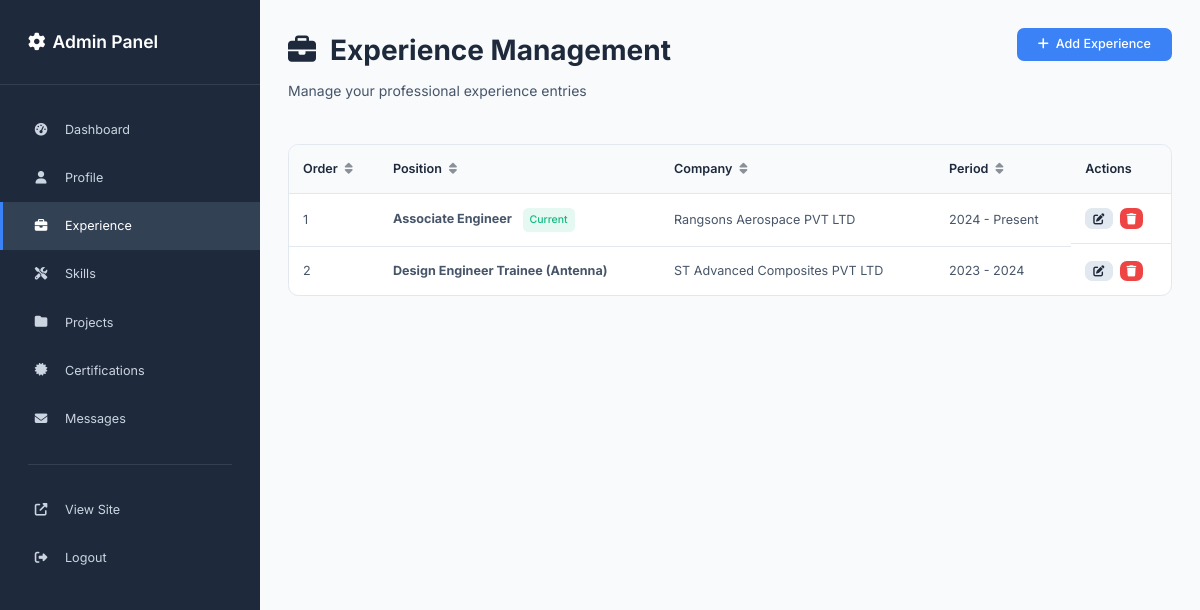
/admin/experiences (signed in), run on the app's committed database.
### app.py (models this page shows)
class Experience(db.Model):
    id = db.Column(db.Integer, primary_key=True)
    job_title = db.Column(db.String(200), nullable=False)
    company = db.Column(db.String(200), nullable=False)
    location = db.Column(db.String(100))
    start_date = db.Column(db.String(50), nullable=False)
    end_date = db.Column(db.String(50))
    is_current = db.Column(db.Boolean, default=False)
    description = db.Column(db.Text)
    responsibilities = db.Column(db.Text)  # JSON string of list
    order_index = db.Column(db.Integer, default=0)
    created_at = db.Column(db.DateTime, default=datetime.utcnow)

### app.py (the view)
@app.route('/admin/experiences')
def admin_experiences():
    if not session.get('is_admin'):
        return redirect(url_for('admin_login'))
    experiences = Experience.query.order_by(Experience.order_index).all()
    return render_template('admin/experiences.html', experiences=experiences)

### templates/admin/experiences.html (shortened to what this page needs)
{% extends "admin/base.html" %}
{% block content %}
<div class="admin-header">
    <div class="header-content">
        <div>
            <h1><i class="fas fa-briefcase"></i> Experience Management</h1>
            <p>Manage your professional experience entries</p>
        </div>
        <a href="{{ url_for('admin_add_experience') }}" class="btn btn-primary">
            <i class="fas fa-plus"></i>
            Add Experience
        </a>
    </div>
</div>
<div class="admin-content">
    {% if experiences %}
    <div class="data-table">
        <table>
            <thead>
                <tr>
                    <th>Order</th>
                    <th>Position</th>
                    <th>Company</th>
                    <th>Period</th>
                    <th>Actions</th>
                </tr>
            </thead>
            <tbody>
                {% for experience in experiences %}
                <tr>
                    <td>{{ experience.order_index }}</td>
                    <td>
                        <strong>{{ experience.job_title }}</strong>
                        {% if experience.is_current %}
                        <span class="badge badge-success">Current</span>
                        {% endif %}
                    </td>
                    <td>{{ experience.company }}</td>
                    <td>
                        {{ experience.start_date }}
                        {% if experience.end_date %} - {{ experience.end_date }}{% elif experience.is_current %} - Present{% endif %}
                    </td>
                    <td class="actions">
                        <a href="{{ url_for('admin_edit_experience', id=experience.id) }}" class="btn btn-sm btn-secondary">
                            <i class="fas fa-edit"></i>
                        </a>
                        <a href="{{ url_for('admin_delete_experience', id=experience.id) }}"
                           class="btn btn-sm btn-danger"
                           onclick="return confirm('Are you sure you want to delete this experience?')">
                            <i class="fas fa-trash"></i>
                        </a>
                    </td>
                </tr>
                {% endfor %}
            </tbody>
        </table>
    </div>
    {% endif %}
</div>
{% endblock %}

### static/css/admin.css (style rules this page uses)
:root { --primary-color: #3b82f6; --primary-dark: #2563eb; --secondary-color: #64748b; --success-color: #10b981; --warning-color: #f59e0b; --danger-color: #ef4444; --admin-bg-primary: #f8fafc; --admin-bg-secondary: #ffffff; --admin-bg-tertiary: #e2e8f0; --admin-text-primary: #1e293b; --admin-text-secondary: #475569; --admin-text-muted: #64748b; --admin-border-color: #e2e8f0; --admin-shadow-color: rgba(0, 0, 0, 0.1); --sidebar-width: 260px; --sidebar-bg: #1e293b; --sidebar-text: #cbd5e1; --sidebar-text-active: #ffffff; --sidebar-hover: #334155; --sidebar-active: var(--primary-color); --font-primary: 'Inter', -apple-system, BlinkMacSystemFont, 'Segoe UI', sans-serif; --spacing-xs: 0.25rem; --spacing-sm: 0.5rem; --spacing-md: 1rem; --spacing-lg: 1.5rem; --spacing-xl: 2rem; --spacing-2xl: 3rem; --radius-sm: 0.375rem; --radius-md: 0.5rem; --radius-lg: 0.75rem; --transition-fast: 0.15s ease; --transition-normal: 0.3s ease; --shadow-sm: 0 1px 2px 0 rgba(0, 0, 0, 0.05); --shadow-md: 0 4px 6px -1px rgba(0, 0, 0, 0.1); --shadow-lg: 0 10px 15px -3px rgba(0, 0, 0, 0.1); }
* { margin: 0; padding: 0; box-sizing: border-box; }
html { scroll-behavior: smooth; font-size: 14px; }
body { font-family: var(--font-primary); background-color: var(--admin-bg-primary); color: var(--admin-text-primary); line-height: 1.6; overflow-x: hidden; }
.admin-header { margin-bottom: var(--spacing-2xl); }
.admin-header h1 { font-size: 2rem; font-weight: 700; color: var(--admin-text-primary); margin-bottom: var(--spacing-sm); display: flex; align-items: center; gap: var(--spacing-md); }
.admin-header p { color: var(--admin-text-secondary); font-size: 1rem; margin: 0; }
.header-content { display: flex; justify-content: space-between; align-items: flex-start; gap: var(--spacing-lg); }
.btn { display: inline-flex; align-items: center; justify-content: center; gap: var(--spacing-sm); padding: var(--spacing-sm) var(--spacing-lg); border-radius: var(--radius-md); font-weight: 500; text-decoration: none; transition: all var(--transition-fast); cursor: pointer; border: none; font-size: 0.9rem; line-height: 1.5; }
.btn-primary { background: var(--primary-color); color: white; }
.btn-secondary { background: var(--admin-bg-tertiary); color: var(--admin-text-primary); border: 1px solid var(--admin-border-color); }
.btn-danger { background: var(--danger-color); color: white; }
.btn-sm { padding: var(--spacing-xs) var(--spacing-sm); font-size: 0.8rem; }
.data-table { background: var(--admin-bg-secondary); border: 1px solid var(--admin-border-color); border-radius: var(--radius-lg); overflow: hidden; }
.data-table table { width: 100%; border-collapse: collapse; }
.data-table th, .data-table td { padding: var(--spacing-md); text-align: left; border-bottom: 1px solid var(--admin-border-color); }
.data-table th { background: var(--admin-bg-primary); font-weight: 600; color: var(--admin-text-primary); font-size: 0.9rem; }
.data-table td { color: var(--admin-text-secondary); font-size: 0.9rem; }
.data-table tr:last-child td { border-bottom: none; }
.actions { display: flex; gap: var(--spacing-sm); }
.badge { display: inline-flex; align-items: center; padding: var(--spacing-xs) var(--spacing-sm); border-radius: var(--radius-sm); font-size: 0.75rem; font-weight: 500; margin-left: var(--spacing-sm); }
.badge-success { background: rgba(16, 185, 129, 0.1); color: var(--success-color); }
.admin-content { max-width: 100%; margin: 0 auto; }

### data on the page
Experience: order_index "1", job_title "Associate Engineer", is_current "Current", company "Rangsons Aerospace PVT LTD", start_date "2024", end_date "Present"
Experience: order_index "2", job_title "Design Engineer Trainee (Antenna)", company "ST Advanced Composites PVT LTD", start_date "2023", end_date "2024"
